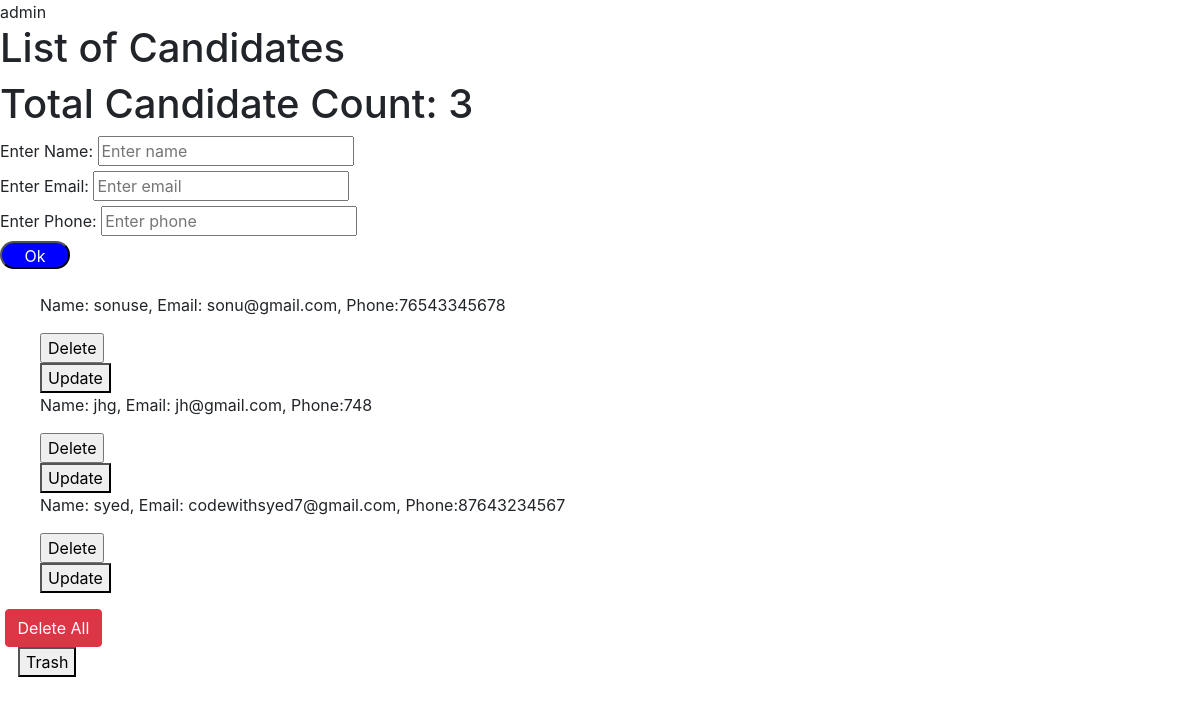
/all/ (signed in), run on the app's committed database.
### my_app/models.py (models this page shows)
class Candidate(models.Model):
    name = models.CharField(max_length=150, null=True)
    email = models.EmailField(unique=True)
    phone = models.CharField(max_length=15)

### my_app/views.py (the view)
# urls.py: path('all/',listall,name='all'),
def listall(request):
    candidates = Candidate.objects.all()
    dummy = 'i am dummy message'
    count = Candidate.objects.all().count()
    return render(request,'base.html',context={'candidates':candidates,'dummy':dummy,'count':count})

### templates/base.html (shortened to what this page needs)
<!DOCTYPE html>
<html lang="en">
<head>
    <link rel="stylesheet" href="https://cdn.jsdelivr.net/npm/bootstrap@4.4.1/dist/css/bootstrap.min.css">
</head>
<body>
{{user}}
    <h1>List of Candidates</h1>
    <h1>Total Candidate Count: {{ count }}</h1>
    <form method="post" action="{% if candidate.pk %}{% url 'add_update_candidate' pk=candidate.pk %}{% else %}{% url 'add' %}{% endif %}">
  <label>Enter Name:</label> <input value="{{candidate.name}}" name="name" type="text" placeholder="Enter name" required><br>
  <label>Enter Email:</label> <input value="{{candidate.email}}" name="email" type="email" placeholder="Enter email"><br>
  <label>Enter Phone:</label> <input value="{{candidate.phone}}" name="phone" type="text" placeholder="Enter phone"><br>
  <input class="add-button" type="submit" value="Ok">
</form>
<br>
    <ul>
        {% for candidate in candidates %}
            <p>Name: {{ candidate.name }},  Email: {{ candidate.email }}, Phone:{{ candidate.phone }}</p>
            <form action="{% url 'delete_each' candidate.id %}" method="post">
              <input type="submit" value="Delete">
            </form>
             <a href="{% url 'add_update_candidate' candidate.id %}"> <button>Update</button></a>
        {% endfor %}
    </ul>
    <form action="{% url 'delete' %}" method="post">
      &nbsp;<input class="btn btn-danger" type="submit" value="Delete All">
    </form>
  &nbsp;&nbsp;&nbsp;<a href="/trash"> <button>Trash</button></a>
</body>
</html>

### templates/base.html (style rules this page uses)
.add-button { color: white; background-color: blue; width: 70px; height: 28px; border-radius:15px; }

### data on the page
Candidate: name "sonuse", email "sonu@gmail.com", phone "76543345678"
Candidate: name "jhg", email "jh@gmail.com", phone "748"
Candidate: name "syed", email "codewithsyed7@gmail.com", phone "87643234567"

### other printed values
{{ user }} "admin"
{{ count }} "3"
